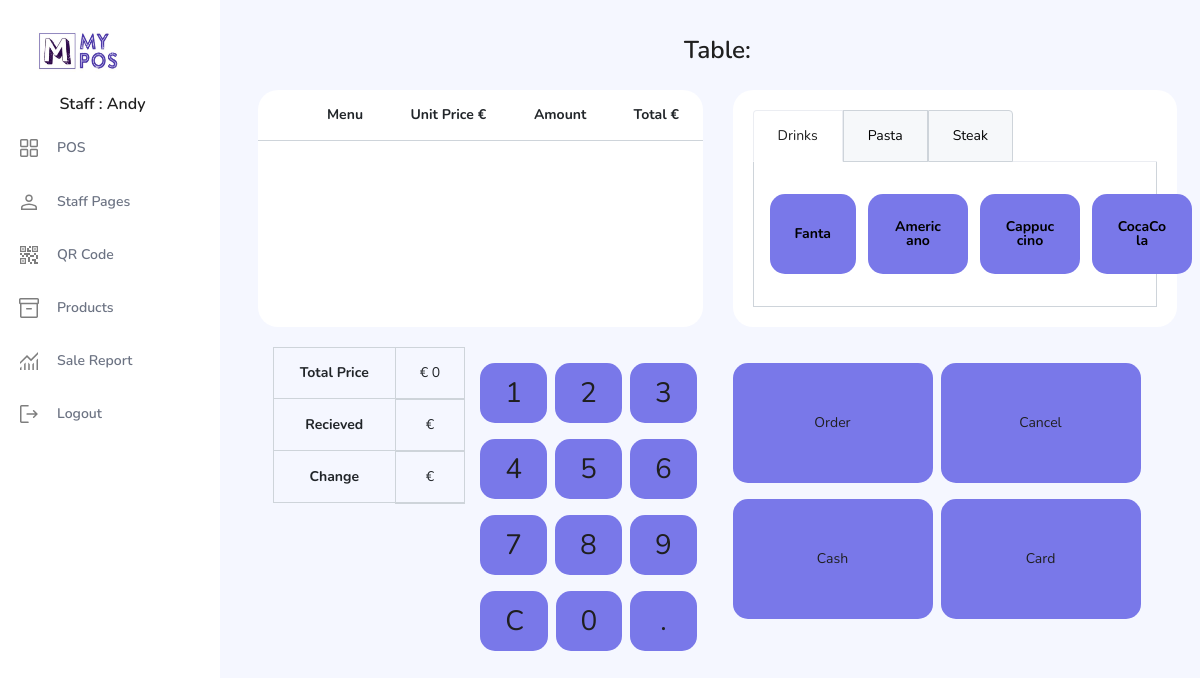
Page /orderPayment.php (signed in) on the committed database.
### tables this page shows
CREATE TABLE `product` (
  `product_id` int(11) NOT NULL,
  `product_name` varchar(20) NOT NULL,
  `description` varchar(200) NOT NULL,
  `category_name` varchar(11) NOT NULL,
  `product_unit_price` decimal(6,0) NOT NULL,
  `image` blob NOT NULL
);

### db.php (called while the page is built)
<?php
$conn = new mysqli("localhost", "root", "", "pos");
$conn->set_charset("utf8");
function messagQueue($sql){
   global $conn;
   return $conn->query($sql);
}
?>

### orderPayment.php (the view, shortened to what this page needs)
<?php
  include "db.php";
  $tableNum =$_GET['tableNum'];
  $sqlDrinks = messagQueue("SELECT product_name,product_id FROM product WHERE category_name = 'Drinks' ");
?>
<!DOCTYPE html>
<html lang="en">
<head>
  <link rel="stylesheet" href="css/vertical-layout-light/style.css">
</head>
<body>
    <div class="row">
      <nav class="sidebar sidebar-offcanvas" id="sidebar">
        <ul class="nav">
            <a class="navbar-brand brand-logo mr-5" href="tableOrders.php"><img src="../images/logo.jpg" width="82.69" height="44" alt="logo"/></a>
            <br><h5>Staff : <?php echo $_SESSION['username'] ?></h5>
          <li class="nav-item">
            <a class="nav-link" href="tableOrders.php">
            <i class="menu-icon"><img src="images/pos.svg"  width="24" height="24"></i>
              <span class="menu-title">POS</span>
            </a>
          </li>
          <li class="nav-item">
            <a class="nav-link" href="pages/userProfile/userProfile.php">
            <i class="menu-icon"><img src="images/user.svg"  width="24" height="24"></i>
                <span class="menu-title">Staff Pages</span>
            </a>
          </li>
          <li class="nav-item">
            <a class="nav-link"  href="pages/qr/qr.php">
            <i class="menu-icon"><img src="images/qrcode.svg"  width="24" height="24"></i>
              <span class="menu-title">QR Code</span>
            </a>
          </li>
          <li class="nav-item">
            <a class="nav-link" href="pages/products/products.php">
            <i class="menu-icon"><img src="images/product.svg"  width="24" height="24"></i>
              <span class="menu-title">Products</span>
            </a>
          </li>
          <li class="nav-item">
            <a class="nav-link"  href="reportChart.php" >
            <i class="menu-icon"><img src="images/sales.svg"  width="24" height="24"></i>
              <span class="menu-title">Sale Report</span>
            </a>
          </li>
          <li class="nav-item">
            <a class="nav-link"  href="../../pages/qr/qr.html">
            <i class="menu-icon"><img src="images/logout.svg"  width="24" height="24"></i>
              <span class="menu-title">Logout</span>
            </a>
          </li>
      </nav>
      <div class="main-panel">
        <div class="content-wrapper">
          <h3 tableNum="<?php echo $tableNum;?>">Table: <?php echo $tableNum;?></h3>
          <div class="row">
            <div class="col-md-6 grid-margin stretch-card" id="partReload">
              <div class="card">
							  <div class="table-responsive">
                    <table class="table" id="partReload">
                      <thead>
                        <tr>
                          <th>
                          </th>
                          <th>Menu</th>
                          <th>Unit Price €</th>
                          <th>Amount</th>
                          <th>Total €</th>
                        </tr>
                      </thead>
                        <?php
                          $totalSumDisplay = 0;
                        ?>
                    </table>
                </div>
              </div>
            </div>
            <div class="col-md-6 grid-margin stretch-card">
							<div class="card">
								<div class="card-body">
									<ul class="nav nav-tabs" role="tablist">
                      <li class="nav-item">
                          <a class="nav-link active" id="home-tab" data-toggle="tab" href="#home-1" role="tab" aria-controls="home-1" >Drinks</a>
                      </li>
                      <li class="nav-item">
                        <a class="nav-link" id="profile-tab" data-toggle="tab" href="#profile-1" role="tab" aria-controls="profile-1" >Pasta</a>
                      </li>
                      <li class="nav-item">
                          <a class="nav-link" id="contact-tab" data-toggle="tab" href="#contact-1" role="tab" aria-controls="contact-1" >Steak</a>
                      </li>
                  </ul>
									<div class="tab-content">
                        <div class="tab-pane fade active show" id="home-1" role="tabpanel" aria-labelledby="home-tab">
                            <div class="media">
                              <?php
                              while ($row = $sqlDrinks->fetch_assoc())
                              {
                              ?>
                                <button type="button" tableNum="<?php echo $tableNum; ?>"  id="<?php echo $row['product_id']; ?>" value="<?php echo $row['product_name']; ?>" class="btn btn-menuTapBtn" ><?php echo $row['product_name']; ?></button>
                              <?php
                              }
                              ?>
                            </div>
                        </div>
                  </div>
                </div>
							</div>
						</div>
          <div class="col-md-6 grid-margin stretch-card">
            <div class="col-md-6 grid-margin stretch-card">
              <table class="table table-bordered">
                <thead>
                  <tr>
                    <th>
                      Total Price
                    </th>
                    <td id="totalPrice">
                    € <?php echo $totalSumDisplay;?>
                    </td>
                  </tr>
                  <tr>
                    <th>
                      Recieved
                    </th>
                    <td type="text" name="value" id="pressedNumDisplay" class="pressedNumDisplay">€
                    </td>
                  </tr>
                  <tr>
                    <th>
                      Change
                    </th>
                    <td id="changes">
                    €
                    </td>
                  </tr>
                </thead>
                <tbody>
                </tbody>
              </table>
            </div>
            <div>
                <div class="template-demo d-flex justify-content-between flex-nowrap">
                  <button type="button" value="1" class="btn btn-number1Btn">1</button>
                  <button type="button"  class="btn btn-number1Btn">2</button>
                  <button type="button"  class="btn btn-number1Btn">3</button>
                </div>
                <div class="template-demo d-flex justify-content-between flex-nowrap">
                  <button type="button" class="btn btn-number1Btn">4</button>
                  <button type="button" class="btn btn-number1Btn">5</button>
                  <button type="button" class="btn btn-number1Btn">6</button>
                </div>
                <div class="template-demo d-flex justify-content-between flex-nowrap">
                  <button type="button" class="btn btn-number1Btn">7</button>
                  <button type="button" class="btn btn-number1Btn">8</button>
                  <button type="button" class="btn btn-number1Btn">9</button>
                </div>
                <div class="template-demo d-flex justify-content-between flex-nowrap">
                  <button type="button" class="btn btn-number1Btn" id="C">C</button>
                  <button type="button" class="btn btn-number1Btn">0</button>
                  <button type="button" class="btn btn-number1Btn">.</button>
                </div>
            </div>
      </div>
      <div class="col-md-6 grid-margin stretch-card">
        <div>
          <div class="template-demo d-flex justify-content-between flex-nowrap">
            <button type="button" class="btn btn-orderBtn" onClick="tableOrderPage()">Order</button>
            <button type="button" class="btn btn-cancelBtn">Cancel</button>
          </div>
          <div class="template-demo d-flex justify-content-between flex-nowrap" tableNum="<?php echo $tableNum; ?>">
            <button type="button" class="btn btn-cardBtn" id="byCash" onClick="cashBtn();"> Cash</button>
            <button type="button" class="btn btn-cardBtn" id="byCard" onClick="cardAlertAndTableOrderPage();"> Card</button>
          </div>
        </div>
      </div>
        </div>
      </div>
    </div>
</body>
</html>

### rows in the picture
product: product_name "Fanta"
product: product_name "Americano"
product: product_name "Cappuccino"
product: product_name "CocaCola"

### other values in the picture
$_SESSION['username'] "Andy"
$totalSumDisplay "0"
